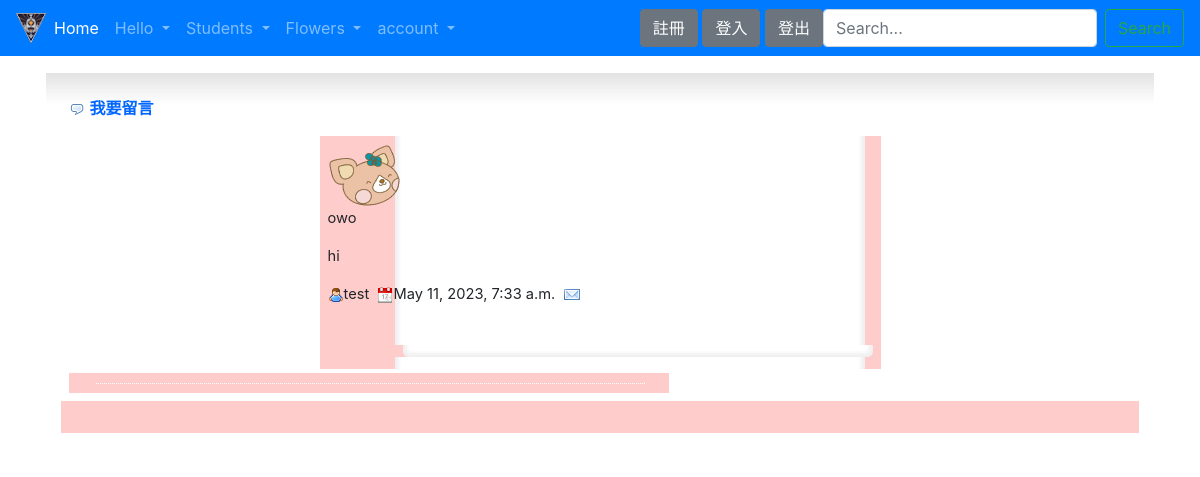
/showpost/, run on the app's committed database.
### boardapp/models.py (models this page shows, shortened)
class BoardUnit(models.Model):
	bname = models.CharField(max_length=20, null=False)
	bgender = models.CharField(max_length=2, default='F', null = False)
	btitle = models.CharField(max_length=100, null=False)
	bcontent = models.TextField(null=False)
	btime = models.DateTimeField(auto_now=True)
	bemail = models.EmailField(max_length=100, blank=True, default='')
	bresponse = models.TextField(blank=True, default='')

### boardapp/views.py (the view)
# urls.py: path('showpost/', bviews.showpost),
def showpost(request, pageindex=None):  #首頁
	global page  #重複開啟本網頁時需保留 page1 的值
	pagesize = 3  #每頁顯示的資料筆數
	boardall = models.BoardUnit.objects.all().order_by('-id')  #讀取資料表,依時間遞減排序
	datasize = len(boardall)  #資料筆數
	totpage = math.ceil(datasize / pagesize)  #總頁數
	if pageindex==None:  #無參數
		page = 0
		boardunits = models.BoardUnit.objects.order_by('-id')[:pagesize]
	elif pageindex=='prev':  #上一頁
		start = (page-1)*pagesize  #該頁第1筆資料
		if start >= 0:  #有前頁資料就顯示
			boardunits = models.BoardUnit.objects.order_by('-id')[start:(start+pagesize)]
			page -= 1
	elif pageindex=='next':  #下一頁
		start = (page+1)*pagesize  #該頁第1筆資料
		if start < datasize:  #有下頁資料就顯示
			boardunits = models.BoardUnit.objects.order_by('-id')[start:(start+pagesize)]
			page += 1
	currentpage = page + 1  #將目頁前頁面以區域變數傳回html
	return render(request, "boardapp/showpost.html", locals())

### templates/boardapp/showpost.html (shortened to what this page needs)
{% extends "base.html" %}
{% load static %}
{% block content %}
<br>
<br>
<br>
<div class="contentbox">
	<table width="100%">
		<tr>
			<td>
				<img src="{% static 'images/comment.png' %}" width="16" height="16" align="absmiddle" /> <a href="/addpost/">我要留言</a>
			</td>
		</tr>
  	{% for unit in boardunits %}
	<tr>
	  <td>
		  <table width="545" border="0" align="center" cellpadding="0" cellspacing="0" background="{% static 'images/g_r5_c4.png' %}">
		  	<tr>
			  <td>
				<div class="floorDiv">
					{% if unit.bgender == "m" %}
						<img src="{% static 'images/boy.png' %}" width="72" height="63" />
					{% else %}
						<img src="{% static 'images/girl.png' %}" width="72" height="63" />
					{% endif %}
				</div>
				<div class="contentDiv">
				  <p class="title">{{unit.btitle}}</p>
				  <p>{{unit.bcontent}}</p>
				  <p class="editor"><img src="{% static 'images/user.png' %}" width="16" height="16" align="absmiddle">{{unit.bname}}&nbsp;
					<img src="{% static 'images/date.png' %}" width="16" height="16" align="absmiddle">{{unit.btime}}&nbsp;
					{% if unit.bemail != "" %}
					  <a href="mailto:{{unit.bemail}}" target="_blank">
					  <img src="{% static 'images/email.png' %}" width="16" height="16" border="0" align="absmiddle"></a>
					{% endif %}
				  </p>
				</div>
			  </td>
			</tr>
			<tr>
			  <td><img name="g_r7_c4" src="{% static 'images/g_r7_c4.png' %}" width="545" height="12" border="0" alt=""></td>
			</tr>
		  </table>
		  <span class="functionDiv">
			  <img src="{% static 'images/g_r9_c3.png' %}" width="600" height="20" border="0" />
		  </span>
		</td>
	</tr>
  	{% empty %}
		<tr>
		  <td background="{% static 'images/g_r3_c3.png' %}">
			  <div class="messageDiv"><img src="{% static 'images/exclamation.png' %}" width="16" height="16" align="absmiddle"> 目前沒有新的資料，歡迎您留言。</div></td>
		</tr>
	{% endfor %}
		<tr>
			<td background="{% static 'images/g_r3_c3.png' %}">
			</td>
		</tr>
		<tr>
			<td background="{% static 'images/g_r3_c3.png' %}">
		</tr>
	</table>
</div>
{% endblock %}

### static/css/style.css (style rules this page uses)
html, body { height: 100%; }
body { height: 100%; font-family: Arial, Helvetica, sans-serif; font-size: 13px; margin: 0; padding: 0; background:#eaeaea }
p { padding: 0; font-size: 11pt; line-height: 150%; }
img { border: none; }
table { border-collapse: collapse; }
th,td { padding: 8px; }
table tr td a { text-decoration: none; font-weight: bold; color: #06F; }
.contentbox { overflow: auto; border: 1px solid #fff; padding: 15px; background: #fff url(images/bg_fade_med.png) repeat-x top; border-bottom-left-radius: 10px; border-bottom-right-radius: 10px; -moz-border-radius-bottomright: 10px; -moz-border-radius-bottomleft: 10px; }

### data on the page
BoardUnit: btitle "owo", bcontent "hi", bname "test", btime "May 11, 2023, 7:33 a.m."
